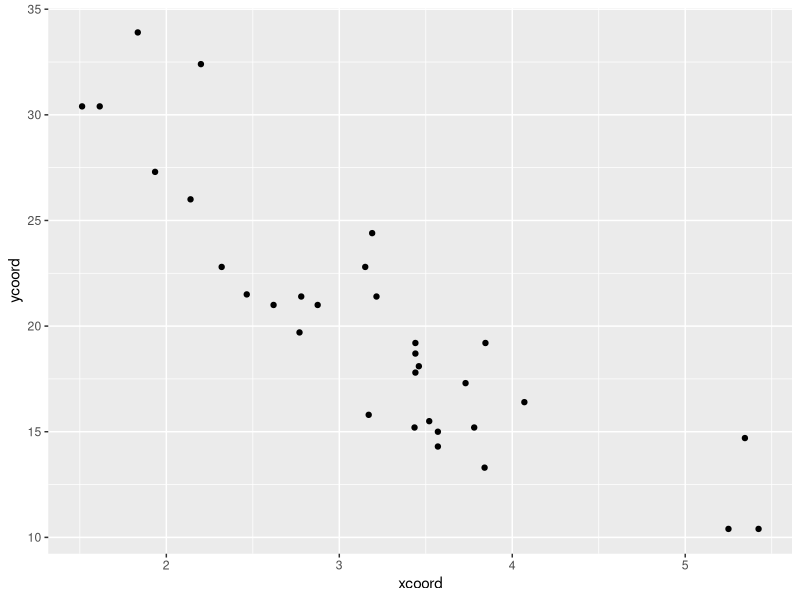

This chart was generated by the following R code:
library(data.table)
library(ggplot2)
library(grid)

# PlotRoute <- function(NodeLoc, Routes) {
  # plot vehicle routes
  #
  # Args:
  #    NodeLoc: data table containing node locations, it must has three columns:
  #              id    xcoord    ycoord
  #               0      1.0       2.0  -this is the depot location
  #               1      2.3       3.4  -following rows are customers
  #               ...
  #    Routes: list of vectors containing vehicle routes on each day, all routes
  #            on a day are combined into a vector, it can have many columns
  #               d1    d2    d3
  #               0      0     0  -all routes must starts from depot
  #               2      1     3
  #               0      2     4
  #               1      3     0
  #               0      0     5
  #                      2     6
  #                      0     0  -all routes must end with depot
  #

NodeLoc <- data.table(id = 1 : nrow(mtcars),
                      xcoord = mtcars$wt,
                      ycoord = mtcars$mpg)
setkey(NodeLoc, "id")


Routes <- list(d1 = c(11, 21, 13, 14), d2 = c(2,3,4,5, 6, 7, 8))

# create 

p <- ggplot(NodeLoc, aes(x = xcoord, y = ycoord)) + geom_point();
print(p)

# }